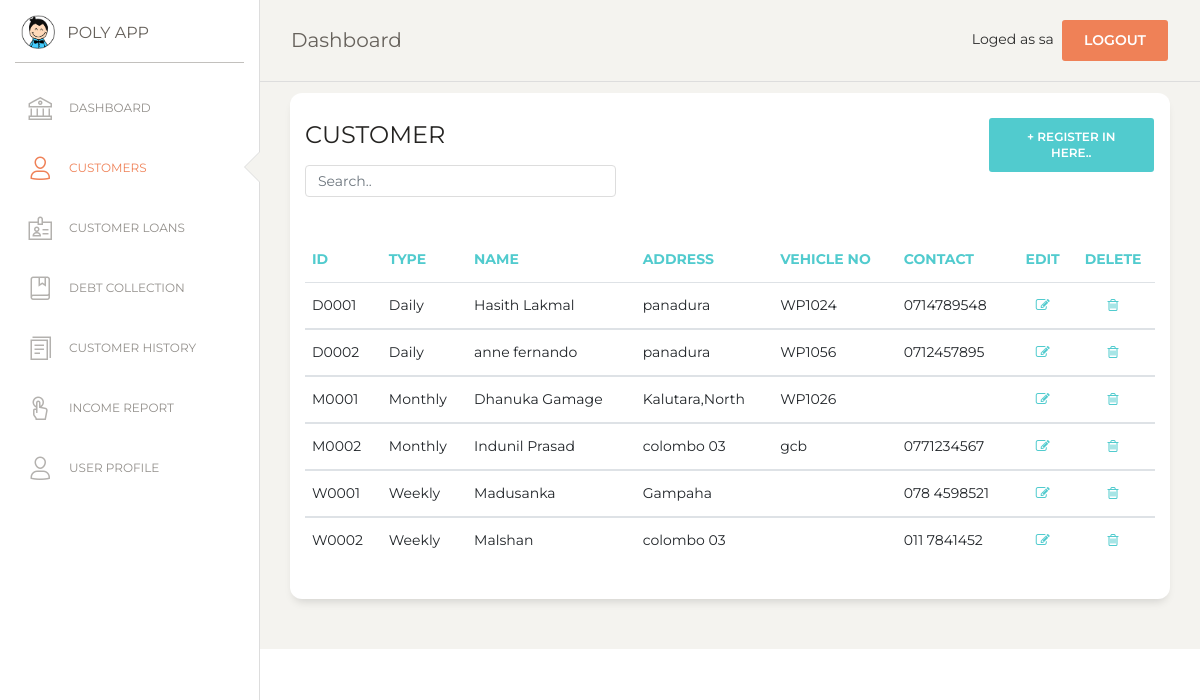
The app's page /customer.php (signed in) with its own data.
### tables this page shows
CREATE TABLE `customer` (
  `cust_id` varchar(10) NOT NULL,
  `type` varchar(20) NOT NULL,
  `name` varchar(100) NOT NULL,
  `address` varchar(150) NOT NULL,
  `vehicle_no` text NOT NULL,
  `contact` varchar(15) NOT NULL
);

### customer.php (the view, shortened to what this page needs)
<?php
if (!isset($_SESSION['loged_user'])) {
    header('location: login.php');
}else {
$con = mysqli_connect(DB_HOSTNAME,DB_USERNAME,DB_PASSWORD);
mysqli_select_db($con,DB_NAME);
?>
<!DOCTYPE html>
<html lang="en">
<head>
  <link href="https://maxcdn.bootstrapcdn.com/font-awesome/latest/css/font-awesome.min.css" rel="stylesheet">
  <link href="assets/css/bootstrap.min.css" rel="stylesheet" />
  <link href="assets/css/paper-dashboard.css?v=2.0.1" rel="stylesheet" />
  <link href="assets/demo/demo.css" rel="stylesheet" />
</head>
<body class="">
  <div class="wrapper ">
    <?php include('include/sidebar.php');  ?>
    <div class="main-panel">
      <?php include('include/nav.php');  ?>
      <div class="content">
       <div class="row">
          <div class="col-md-12">
            <div class="card">
              <div class="row">
              <div class="col-md-9">
              <div class="card-header">
                <h4 class="card-title"> CUSTOMER</h4>
                <input class="form-control myInput" id="myInput" type="text" placeholder="Search..">
              </div>
              </div>
              <div class="col-md-3">
                <div class="card-header">
                    <button type="button" class="btn btn-primary add-btn" data-toggle="modal" data-target="#Form1">+ Register in here..
                    </button>
                </div>
              </div>
              </div>
              <div class="card-body">
              </div>
              <div class="card-body">
                <div class="table-responsive">
                  <table class="table" id="myTable">
                    <thead class="text-primary">
                      <th>                    ID</th>
                      <th>                    Type</th>
                      <th>                    Name</th>
                      <th>                    Address</th>
                      <th>                    Vehicle No</th>
                      <th>                    Contact</th>
                      <th class="text-center"> Edit 				</th>
                      <th class="text-center"> Delete 			</th>
                    </thead>
                    <tbody>
                      <?php
                      $sql=mysqli_query($con,"SELECT * FROM customer");
                      $numRows = mysqli_num_rows($sql);
                      if($numRows > 0) {
                        while($row = mysqli_fetch_assoc($sql)) {
                          ?>
                          <tr>
                            <td> <?php echo $row['cust_id'] ?>     </td>
                            <td> <?php echo $row['type'] ?>        </td>
                            <td> <?php echo $row['name']?>         </td>
                            <td> <?php echo $row['address']  ?>    </td>
                            <td> <?php echo $row['vehicle_no']  ?> </td>
                            <td> <?php echo $row['contact']  ?>    </td>
                            <td class="text-center">
                             <a href="#" onclick="editView('<?php echo $row['cust_id']; ?>')" name="edit">
                              <i class="fa fa-pencil-square-o" aria-hidden="true"></i></a>
                            </td>
                            <td class="text-center">
                              <a href="#" onclick="confirmation('event','<?php echo $row['cust_id']; ?>')" name="delete">
                              <i class="fa fa-trash-o" aria-hidden="true"></i></a>
                            </td>
                          </tr>
                    </tbody>
                           <?php
                        }
                      }
                    ?>
                    </table>
                </div>
              </div>
            </div>
          </div>
        </div>
      </div>
      </div>
       <?php include('include/footer.php');  ?>
    </div>
</body>
</html>
<?php
}
?>

### assets/demo/demo.css (style rules this page uses)
.add-btn { float: right !important; }
.myInput { width: 50% !important; }

### records on screen
customer: cust_id "D0001", type "Daily", name "Hasith Lakmal", address "panadura", vehicle_no "WP1024", contact "0714789548"
customer: cust_id "D0002", type "Daily", name "anne fernando", address "panadura", vehicle_no "WP1056", contact "0712457895"
customer: cust_id "M0001", type "Monthly", name "Dhanuka Gamage", address "Kalutara,North", vehicle_no "WP1026"
customer: cust_id "M0002", type "Monthly", name "Indunil Prasad", address "colombo 03", vehicle_no "gcb", contact "0771234567"
customer: cust_id "W0001", type "Weekly", name "Madusanka", address "Gampaha", contact "078 4598521"
customer: cust_id "W0002", type "Weekly", name "Malshan", address "colombo 03", contact "011 7841452"

### other values on screen
$_SESSION['loged_user'] "sa"
